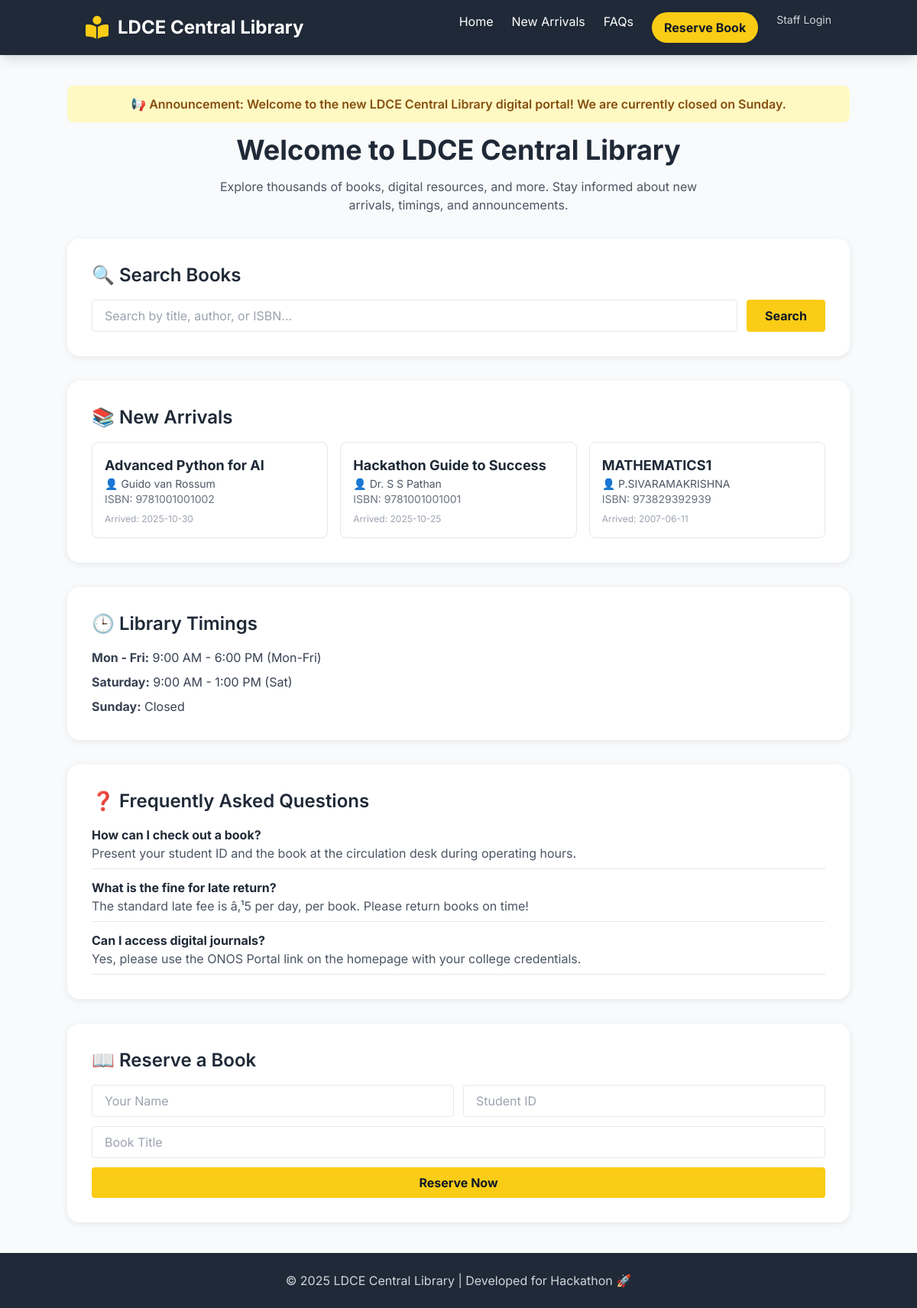
Before: / with the older database file.
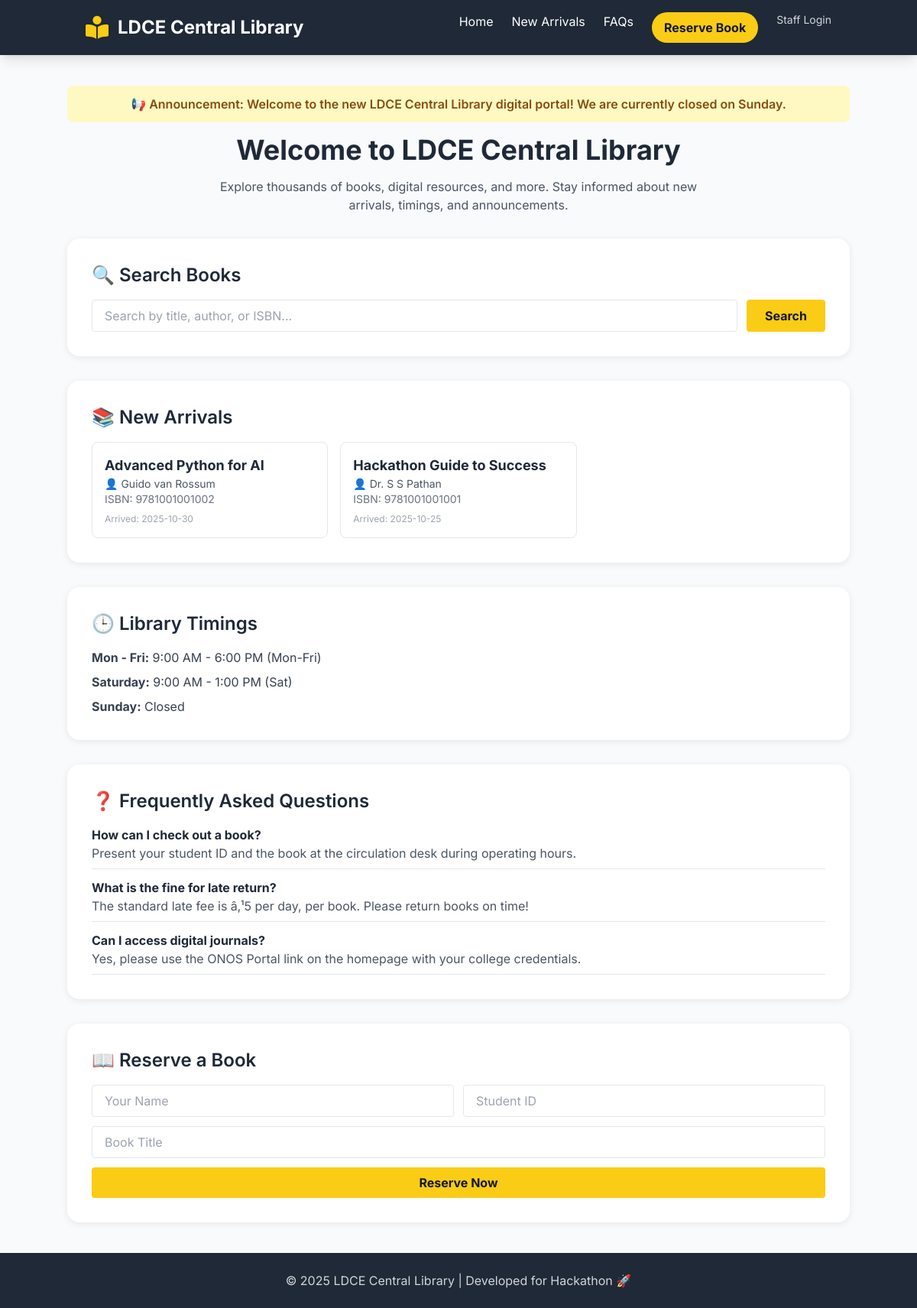
After: the same page with the newer database file.
### tables this page shows
CREATE TABLE config (
    key TEXT PRIMARY KEY,
    value TEXT NOT NULL -- NO COMMA HERE
);

CREATE TABLE new_arrivals (
    id INTEGER PRIMARY KEY AUTOINCREMENT,
    title TEXT NOT NULL,
    author TEXT NOT NULL,
    isbn TEXT UNIQUE NOT NULL,
    arrival_date DATE NOT NULL -- NO COMMA HERE
);

CREATE TABLE faqs (
    id INTEGER PRIMARY KEY AUTOINCREMENT,
    question TEXT NOT NULL,
    answer TEXT NOT NULL -- NO COMMA HERE
);

### app.py (the view)
@app.route('/', methods=['GET'])
def student_dashboard():
    conn = get_db_connection()
    new_arrivals = conn.execute("SELECT * FROM new_arrivals ORDER BY arrival_date DESC LIMIT 8").fetchall()
    faqs = conn.execute("SELECT * FROM faqs").fetchall()
    config_rows = conn.execute("SELECT key, value FROM config").fetchall()
    config = {row['key']: row['value'] for row in config_rows}
    conn.close()
    timings = {
        "Mon - Fri": config.get('regular_timing', '9 AM - 6 PM'),
        "Saturday": config.get('special_timing', '9 AM - 1 PM'),
        "Sunday": "Closed"
    }
    external_links = {
        "LDCE Official Website": "https://ldce.ac.in",
        "NDL - Digital Library": "https://ndl.iitkgp.ac.in",
        "ONOS Portal": "https://ldce.example.com/onos"
    }
    announcement_message = config.get('announcement')
    return render_template(
        'index.html',
        new_arrivals=new_arrivals,
        faqs=faqs,
        timings=timings,
        external_links=external_links,
        announcement_message=announcement_message,
        current_year=datetime.now().year
    )

### app.py (called while the page is built)
def get_db_connection():
    conn = sqlite3.connect(DATABASE)
    conn.row_factory = sqlite3.Row
    return conn

### templates/index.html (shortened to what this page needs)
<!DOCTYPE html>
<html lang="en">
<head>
  <script src="https://cdn.tailwindcss.com"></script>
</head>
<body class="flex flex-col min-h-screen">
  <header class="bg-gray-800 text-white sticky top-0 z-50 shadow-lg">
    <div class="container mx-auto flex justify-between items-center px-6 py-4">
      <div class="flex items-center space-x-3">
        <i class="fas fa-book-reader text-3xl text-yellow-400"></i>
        <h1 class="text-2xl font-bold">LDCE Central Library</h1>
      </div>
      <nav class="hidden md:flex space-x-6">
        <a href="#home" class="nav-link">Home</a>
        <a href="#new-arrivals" class="nav-link">New Arrivals</a>
        <a href="#faqs" class="nav-link">FAQs</a>
        <a href="#reserve" class="bg-yellow-400 text-gray-900 px-4 py-2 rounded-full font-bold hover:bg-yellow-500 transition">Reserve Book</a>
        <a href="{{ url_for('admin_dashboard') }}" class="nav-link text-sm text-gray-300 hover:text-yellow-400">Staff Login</a>
      </nav>
    </div>
  </header>
  <section id="home" class="container mx-auto text-center mt-10">
    {% if announcement_message %}
    <div class="bg-yellow-100 text-yellow-800 p-3 rounded-lg font-semibold mb-4">
      📢 Announcement: {{ announcement_message }}
    </div>
    {% endif %}
    <h2 class="text-4xl font-bold text-gray-800 mb-4">Welcome to LDCE Central Library</h2>
    <p class="text-gray-600 max-w-2xl mx-auto">
      Explore thousands of books, digital resources, and more. Stay informed about new arrivals, timings, and announcements.
    </p>
  </section>
  <section id="search" class="container mx-auto section-card">
    <h3 class="text-2xl font-semibold mb-4">🔍 Search Books</h3>
    <form action="{{ url_for('search') }}" method="GET" class="flex flex-col sm:flex-row gap-3">
      <input type="text" name="query" placeholder="Search by title, author, or ISBN..."
             class="border rounded px-4 py-2 flex-1 focus:ring focus:ring-yellow-400" required>
      <button type="submit" class="bg-yellow-400 hover:bg-yellow-500 px-6 py-2 rounded font-bold text-gray-900 transition">Search</button>
    </form>
  </section>
  <section id="new-arrivals" class="container mx-auto section-card">
    <h3 class="text-2xl font-semibold mb-4">📚 New Arrivals</h3>
    {% if new_arrivals %}
    <div class="grid md:grid-cols-3 gap-4">
      {% for book in new_arrivals %}
      <div class="border rounded-lg p-4 hover:shadow-md transition">
        <h4 class="font-bold text-lg">{{ book.title }}</h4>
        <p class="text-sm text-gray-600">👤 {{ book.author }}</p>
        <p class="text-sm text-gray-500">ISBN: {{ book.isbn }}</p>
        <p class="text-xs text-gray-400 mt-2">Arrived: {{ book.arrival_date }}</p>
      </div>
      {% endfor %}
    </div>
    {% else %}
    <p class="text-gray-500">No new books found.</p>
    {% endif %}
  </section>
  <section id="timings" class="container mx-auto section-card">
    <h3 class="text-2xl font-semibold mb-4">🕒 Library Timings</h3>
    <ul class="text-gray-700 space-y-2">
      {% for day, time in timings.items() %}
      <li><strong>{{ day }}:</strong> {{ time }}</li>
      {% endfor %}
    </ul>
  </section>
  <section id="faqs" class="container mx-auto section-card">
    <h3 class="text-2xl font-semibold mb-4">❓ Frequently Asked Questions</h3>
    {% if faqs %}
    <ul class="space-y-3">
      {% for faq in faqs %}
      <li class="border-b pb-2">
        <strong>{{ faq.question }}</strong><br>
        <span class="text-gray-600">{{ faq.answer }}</span>
      </li>
      {% endfor %}
    </ul>
    {% else %}
    <p class="text-gray-500">No FAQs available at the moment.</p>
    {% endif %}
  </section>
  <section id="reserve" class="container mx-auto section-card mb-10">
    <h3 class="text-2xl font-semibold mb-4">📖 Reserve a Book</h3>
    <form method="POST" action="{{ url_for('reserve_book') }}" class="grid gap-3 md:grid-cols-2">
      <input type="text" name="student_name" placeholder="Your Name" class="border rounded px-4 py-2" required>
      <input type="text" name="student_id" placeholder="Student ID" class="border rounded px-4 py-2" required>
      <input type="text" name="title" placeholder="Book Title" class="border rounded px-4 py-2 md:col-span-2" required>
      <button type="submit" class="bg-yellow-400 hover:bg-yellow-500 text-gray-900 font-bold py-2 rounded md:col-span-2 transition">Reserve Now</button>
    </form>
  </section>
  <footer class="bg-gray-800 text-gray-300 py-6 text-center mt-auto">
    <p>© {{ current_year }} LDCE Central Library | Developed for Hackathon 🚀</p>
  </footer>
</body>
</html>

### templates/index.html (style rules this page uses)
body { font-family: 'Inter', sans-serif; background-color: #f8fafc; color: #1f2937; }
.section-card { background: white; border-radius: 1rem; padding: 2rem; box-shadow: 0 2px 10px rgba(0,0,0,0.08); margin-top: 2rem; }

Changed rows visible on the page:
removed new_arrivals: title "MATHEMATICS1", author "P.SIVARAMAKRISHNA", isbn "973829392939", arrival_date "2007-06-11"
